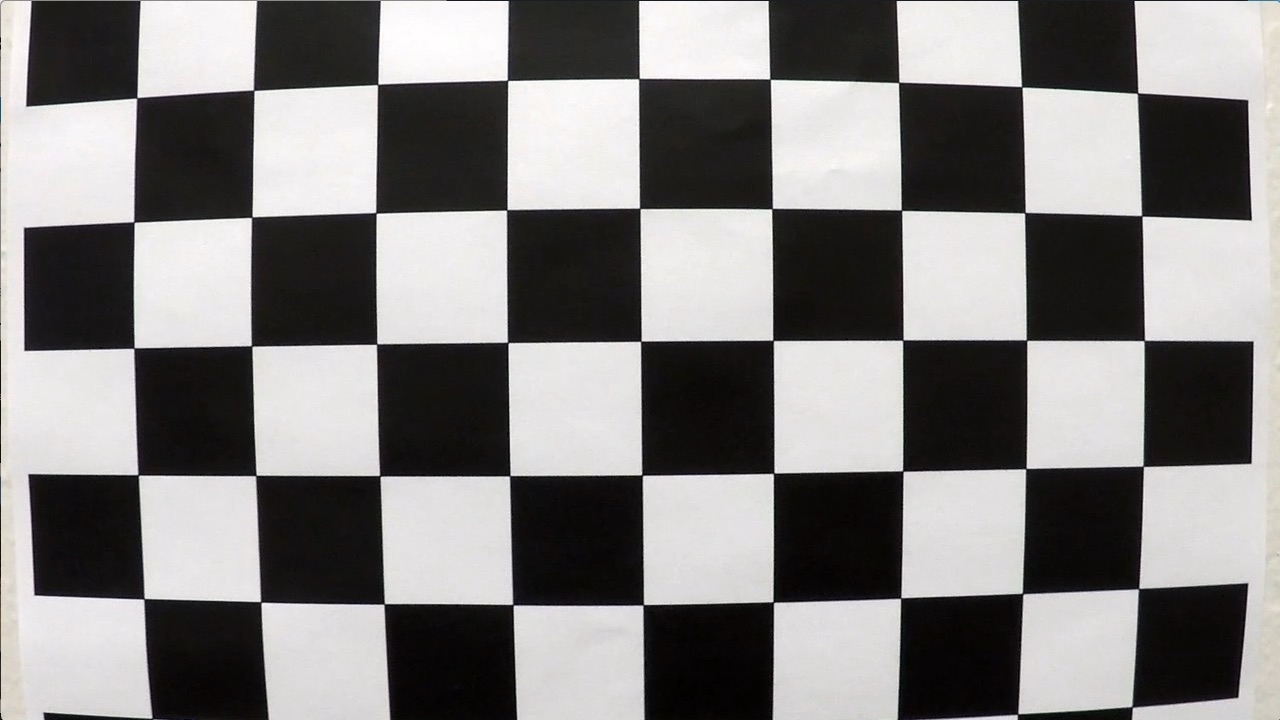
#> input picture camera_cal/calibration1.jpg, 1280 x 720 px; its folder holds 4 pictures in this run
$ python part2.py
#> lines starting #> are read from the running program, lines starting #| are printed output that depends on the picture; after the words box and inside, x2 and y2 are one past the last pixel; in counts of white or black regions, pixels touching at a corner belong together
import numpy as np
import cv2
import glob
import matplotlib.pyplot as plt
import pickle
from part1 import objpoints,imgpoints,objp

images = glob.glob('camera_cal/calib*.jpg')

i=0
plt.figure(figsize=(12,12))
for idx, fname in enumerate(images):
    img = cv2.imread(fname)
#> img is the input picture: shape (720, 1280, 3); mean B, G, R 127.8, 128.4, 130.1
    gray = cv2.cvtColor(img, cv2.COLOR_BGR2GRAY)

    ret, corners = cv2.findChessboardCorners(gray, (9,6), None)
#> ret = False; corners = None

    if ret == True:
        objpoints.append(objp)
        imgpoints.append(corners)
        i+=1
        img = cv2.drawChessboardCorners(img, (9,6), corners, ret)
        plt.subplot(5, 6, i)
        plt.axis('off')
        plt.imshow(img)
#> pass 2 of the loop `for idx, fname in enumerate(images):`:
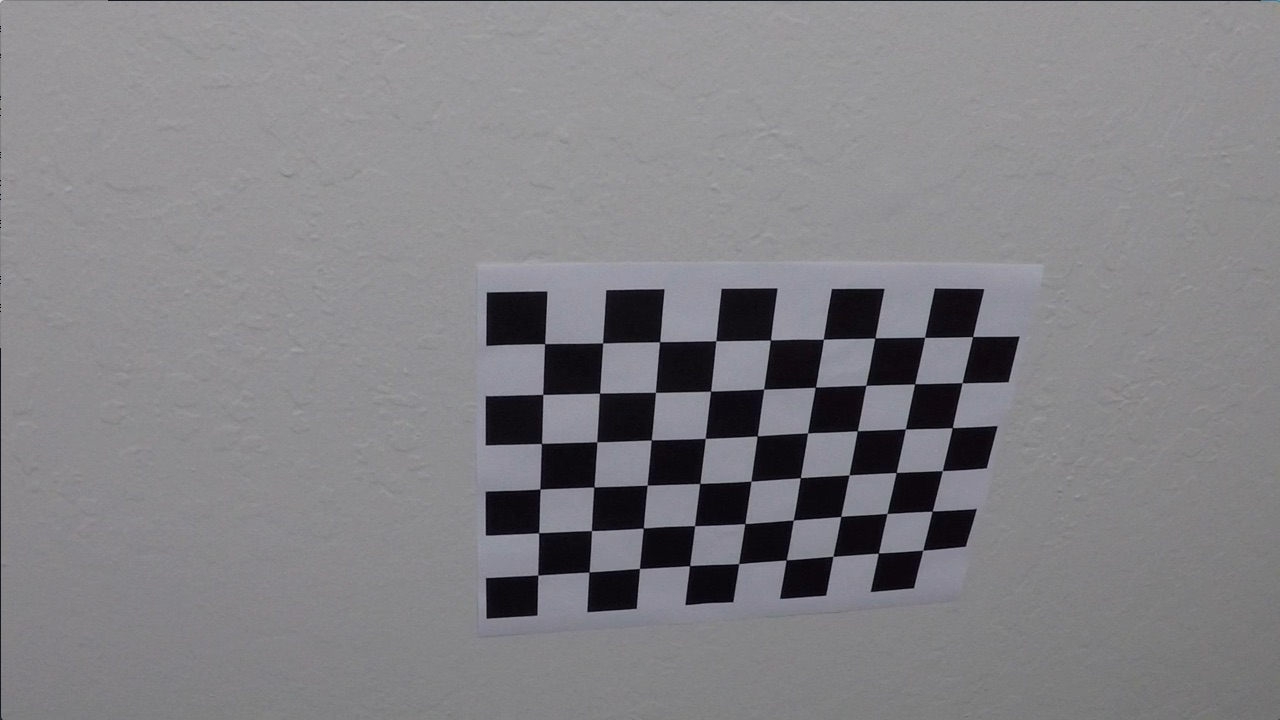
#> input picture camera_cal/calibration10.jpg, 1280 x 720 px
#> img is the input picture: shape (720, 1280, 3); mean B, G, R 133.1, 129.4, 130.2
#> ret = True; corners = 54 rows, first 8: [545.3, 343.1], [602.7, 342.8], [660.1, 341.3], [715.8, 340.7], [770.6, 340], [823.5, 339.2], [874.3, 338.5], [925.1, 337.4]
#> `img = cv2.drawChessboardCorners(img, (9,6), corners, ret)`:
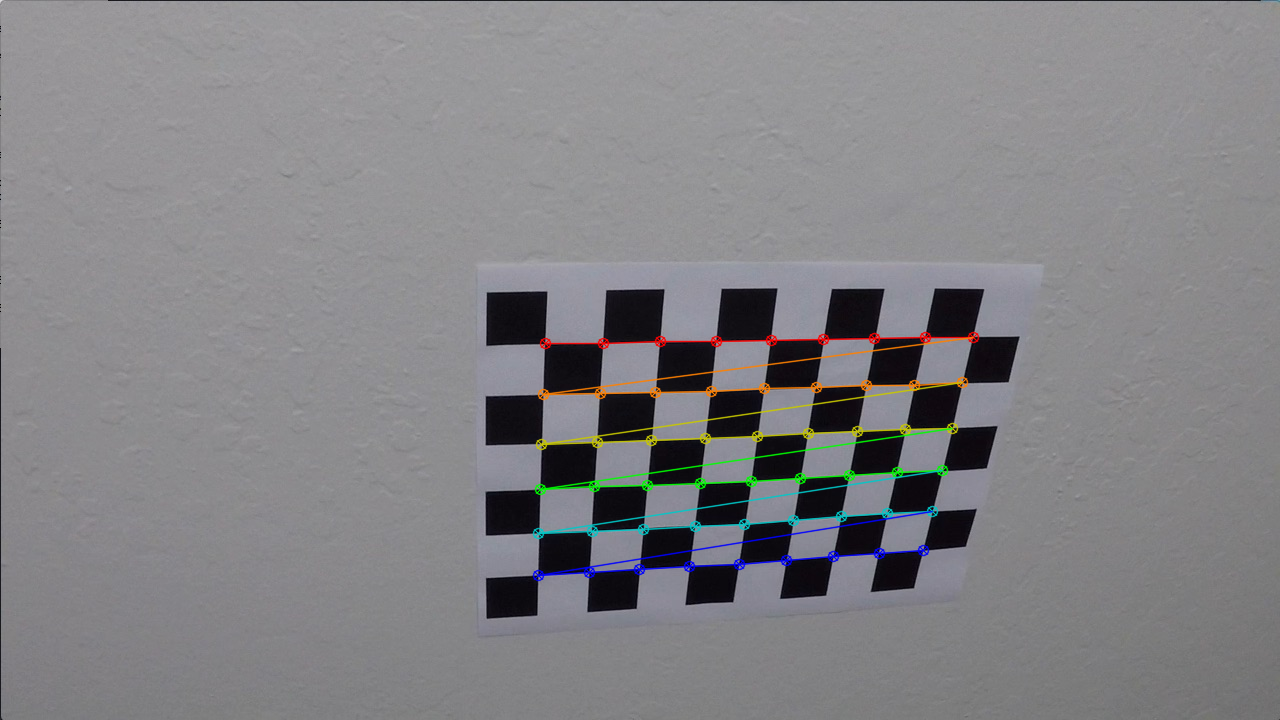
#> img: shape (720, 1280, 3); 1.91% of pixels changed, all inside (x1, y1, x2, y2) = (532, 331, 980, 582)
#> pass 3 of the loop `for idx, fname in enumerate(images):`:
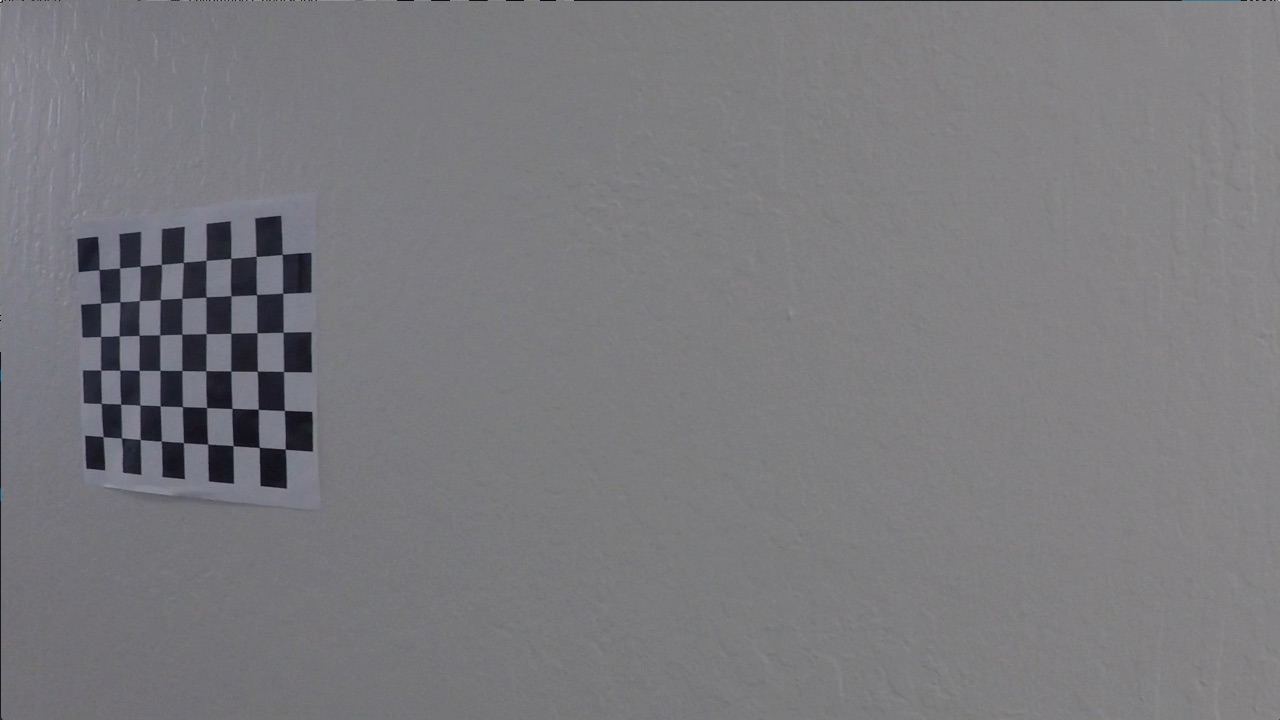
#> input picture camera_cal/calibration11.jpg, 1280 x 720 px
#> img is the input picture: shape (720, 1280, 3); mean B, G, R 125.2, 121.7, 122.2
#> corners = 54 rows, first 8: [99.22, 269.6], [119.6, 268], [140.1, 266.1], [161.3, 264.5], [183.3, 262.5], [206.1, 260.3], [230.7, 258.2], [256.2, 256.3]
#> `img = cv2.drawChessboardCorners(img, (9,6), corners, ret)`:
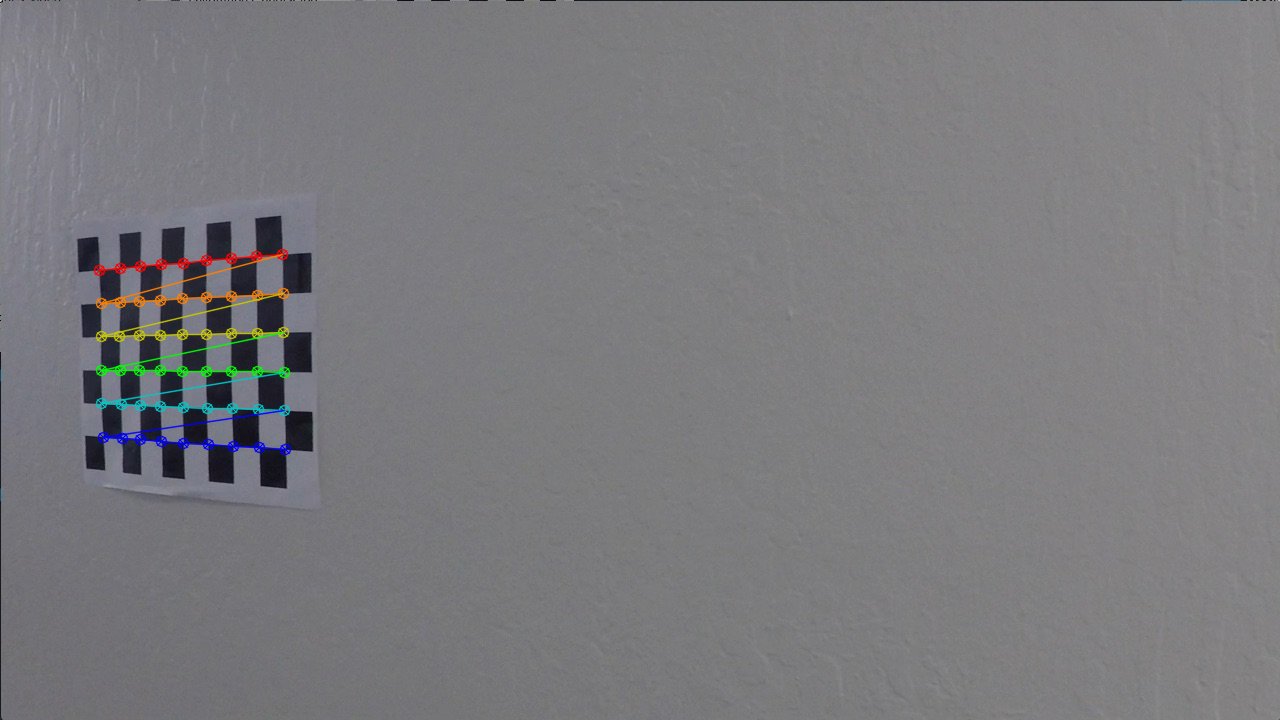
#> img: shape (720, 1280, 3); 1.11% of pixels changed, all inside (x1, y1, x2, y2) = (93, 248, 292, 456)
#> the loop made 4 passes; the first 3 are shown
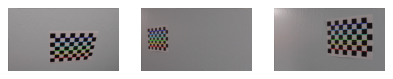
#> figure drawn by matplotlib, 3 panels; B, G, R data is drawn as R, G, B
